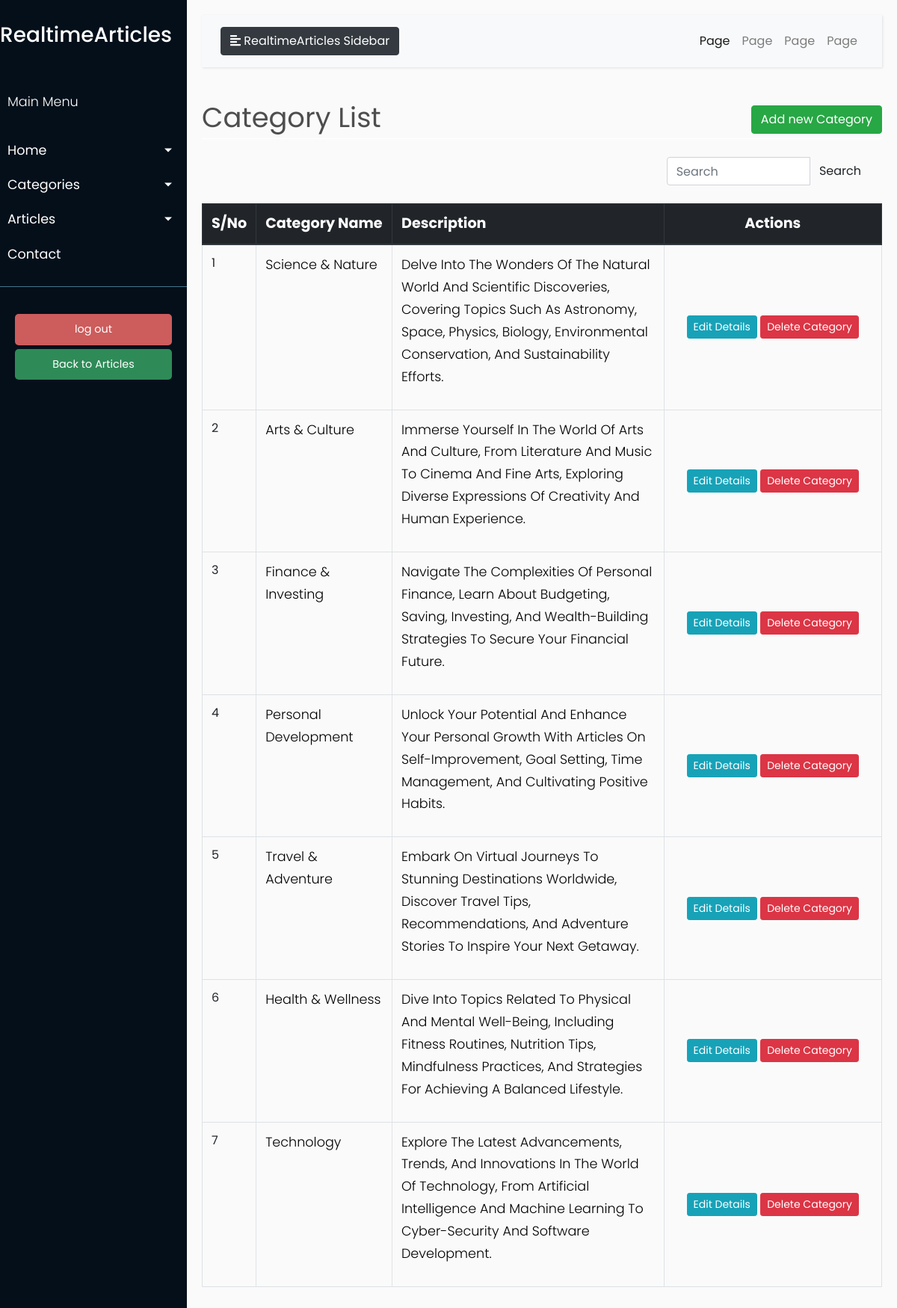
/category_list (signed in), run on the app's committed database.
### models/models.py (models this page shows, shortened)
class Category(db.Model):
    __tablename__ = 'category'
    id = db.Column(db.Integer, primary_key=True)
    name = db.Column(db.String(50), unique=True, nullable=False)
    description = db.Column(db.Text)

### blueprints/article.py (the view)
@article.route('/category_list')
@login_required
def category_list():
    title = 'Category List'
    queryset = Category.query.order_by(Category.id.desc())
    return render_template('admin/category/category_list.html',
                           queryset=queryset, title=title)

### app.py (called while the page is built)
@login.user_loader
def load_user(user_id):
    return User.query.get(int(user_id))

### templates/admin/category/category_list.html (shortened to what this page needs)
{% extends "admin/base.html" %}
{% block content %}
    <div class="row" style="color: #4e4e4e; font-style: bold; font-size: 2.3rem; ">
        <div class="col-md-8">Category List</div>
        <div class="col-md-4">
            <div class="float-md-right">
                <a class="btn btn-success" href="{{ url_for('article.create_category') }}">Add new Category</a>
            </div>
        </div>
    </div>
    <div style="border-bottom: 1px solid white;"></div>
    <br>
    <table class="table table-css table-bordered table-hover">
        <div class="container">
            <div class="row justify-content-end">
                <div class="col-md-4">
                    <form method="get" class="search-form">
                        <div class="input-group">
                            <input type="text" class="form-control" placeholder="Search" aria-label="Search"
                                   aria-describedby="button-addon2">
                            <div class="input-group-append">
                                <button class="btn btn-pink" type="submit" id="button-addon2">Search</button>
                            </div>
                        </div>
                    </form>
                </div>
            </div>
        </div>
        <br>
        <thead class="thead-dark align-middle">
        <tr style="background-color: #343a40; font-size: 1.2rem; color: white; text-transform: capitalize; height: 40px">
           <th width="5%">S/No</th>
            <th width="20%">Category Name</th>
            <th width="40%">Description</th>
            <th style="text-align: center">Actions</th>
        </tr>
        </thead>
        {% if queryset %}
            <tbody>
            {% for category in queryset %}
                <tr>
                   <td>{{ loop.index }}</td>
                    <td>
                        <p style="text-transform: capitalize; color:black">{{ category.name }} </p>
                    </td>
                    <td>
                        <p style="text-transform: capitalize; color:black">{{ category.description }} </p>
                    </td>
                    <td class="align-middle  text-center">
                        <div class="d-inline-block align-middle">
                                            <a href="{{url_for('article.edit_category', category_id =  category.id)}}" class="btn btn-info btn-sm">Edit
                                                Details</a>
                                            <a href="{{url_for('article.delete_category', id =  category.id)}}" class="btn btn-danger btn-sm"> Delete
                                                Category </a>
                        </div>
                    </td>
                </tr>
            {% endfor %}
            </tbody>
        {% endif %}
    </table>
{% endblock content %}

### templates/admin/base.html (shortened to what this page needs)
<!DOCTYPE html>
<html lang="en">
<head>
    <link href="https://stackpath.bootstrapcdn.com/bootstrap/4.3.1/css/bootstrap.min.css" rel="stylesheet">
    <link rel="stylesheet" href="https://stackpath.bootstrapcdn.com/bootstrap/4.1.0/css/bootstrap.min.css"
>
    <link rel="stylesheet" href="/static/css/admin_css/style.css">
</head>
<body>
<div class="wrapper">
    <nav id="sidebar">
        <div class="sidebar-header">
            <a href="{{ url_for('home.index') }}"><h3> RealtimeArticles </h3></a>
        </div>
        <ul class="list-unstyled components">
            <p>Main Menu</p>
            <li>
                <a href="#homeSubmenu" data-toggle="collapse" aria-expanded="false" class="dropdown-toggle">Home</a>
            </li>
            <li>
                <a href="#CategorySubmenu" data-toggle="collapse" aria-expanded="false" class="dropdown-toggle">Categories</a>
            </li>
            <li>
                <a href="#ArticleSubmenu" data-toggle="collapse" aria-expanded="false"
                   class="dropdown-toggle">Articles</a>
            </li>
            <li>
                <a href="#">Contact</a>
            </li>
        </ul>
        <ul class="list-unstyled CTAs">
            <li>
                <a href="{{ url_for('user.logout') }}" class="download">log out</a>
            </li>
            <li>
                <a href="{{ url_for('home.index') }}" class="article">Back to Articles</a>
            </li>
        </ul>
    </nav>
    <div id="content">
        <nav class="navbar navbar-expand-lg navbar-light bg-light">
            <div class="container-fluid">
                <button type="button" id="sidebarCollapse" class="btn btn-dark">
                    <i class="fas fa-align-left"></i>
                    <span>RealtimeArticles Sidebar</span>
                </button>
                <div class="collapse navbar-collapse" id="navbarSupportedContent">
                    <ul class="nav navbar-nav ml-auto">
                        <li class="nav-item active">
                            <a class="nav-link" href="#">Page</a>
                        </li>
                        <li class="nav-item">
                            <a class="nav-link" href="#">Page</a>
                        </li>
                        <li class="nav-item">
                            <a class="nav-link" href="#">Page</a>
                        </li>
                        <li class="nav-item">
                            <a class="nav-link" href="#">Page</a>
                        </li>
                    </ul>
                </div>
            </div>
        </nav>
        {% block content %}
        {% endblock content %}
    </div>
</div>
</body>
</html>

### static/css/admin_css/style.css (style rules this page uses)
body { font-family: 'Poppins', sans-serif; background: #fafafa; }
p { font-family: 'Poppins', sans-serif; font-size: 1.1em; font-weight: 300; line-height: 1.7em; color: #999; }
a, a:hover, a:focus { color: inherit; text-decoration: none; transition: all 0.3s; }
.navbar { padding: 15px 10px; background: #fff; border: none; border-radius: 0; margin-bottom: 40px; box-shadow: 1px 1px 3px rgba(0, 0, 0, 0.1); }
.wrapper { display: flex; width: 100%; align-items: stretch; }
#sidebar { min-width: 250px; max-width: 250px; background: #040f1a; color: #fff; transition: all 0.3s; }
#sidebar .sidebar-header { padding-top: 30px; padding-bottom: 20px; background: #040f1a; }
#sidebar ul.components { padding: 20px 0; border-bottom: 1px solid #47748b; }
#sidebar ul p { color: #fff; padding: 10px; }
#sidebar ul li a { padding: 10px; font-size: 1.1em; display: block; }
a[data-toggle="collapse"] { position: relative; }
.dropdown-toggle::after { display: block; position: absolute; top: 50%; right: 20px; transform: translateY(-50%); }
ul.CTAs { padding: 20px; }
ul.CTAs a { text-align: center; font-size: 0.9em !important; display: block; border-radius: 5px; margin-bottom: 5px; }
a.download { background: indianred; color: #FFFFFF; }
a.article { background: seagreen; color: white; }
#content { width: 100%; padding: 20px; min-height: 100vh; transition: all 0.3s; }

### data on the page
Category: name "Science & Nature", description "Delve Into The Wonders Of The Natural World And Scientific Discoveries, Covering Topics Such As Astronomy, Space, Physics, Biology, Environmental Conservation, And Sustainability Efforts."
Category: name "Arts & Culture", description "Immerse Yourself In The World Of Arts And Culture, From Literature And Music To Cinema And Fine Arts, Exploring Diverse Expressions Of Creativity And Human Experience."
Category: name "Finance & Investing", description "Navigate The Complexities Of Personal Finance, Learn About Budgeting, Saving, Investing, And Wealth-Building Strategies To Secure Your Financial Future."
Category: name "Personal Development", description "Unlock Your Potential And Enhance Your Personal Growth With Articles On Self-Improvement, Goal Setting, Time Management, And Cultivating Positive Habits."
Category: name "Travel & Adventure", description "Embark On Virtual Journeys To Stunning Destinations Worldwide, Discover Travel Tips, Recommendations, And Adventure Stories To Inspire Your Next Getaway."
Category: name "Health & Wellness", description "Dive Into Topics Related To Physical And Mental Well-Being, Including Fitness Routines, Nutrition Tips, Mindfulness Practices, And Strategies For Achieving A Balanced Lifestyle."
Category: name "Technology", description "Explore The Latest Advancements, Trends, And Innovations In The World Of Technology, From Artificial Intelligence And Machine Learning To Cyber-Security And Software Development."
